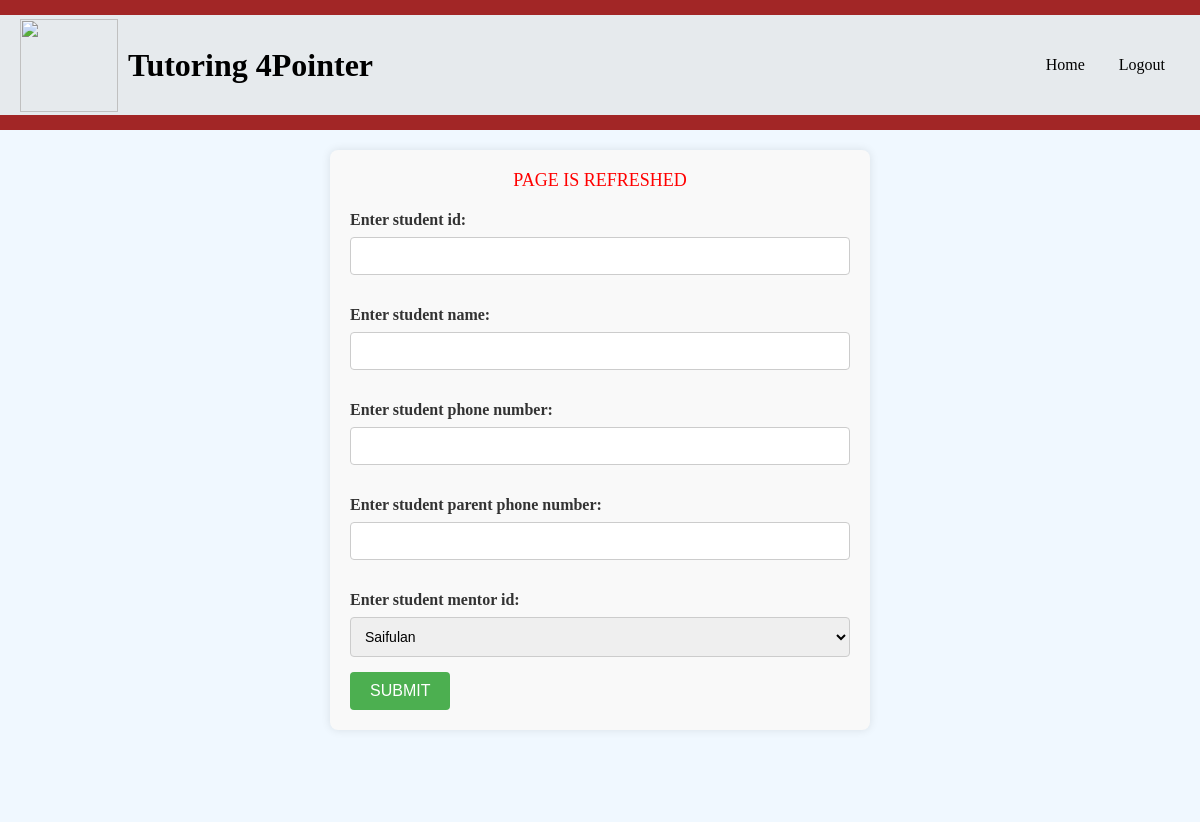
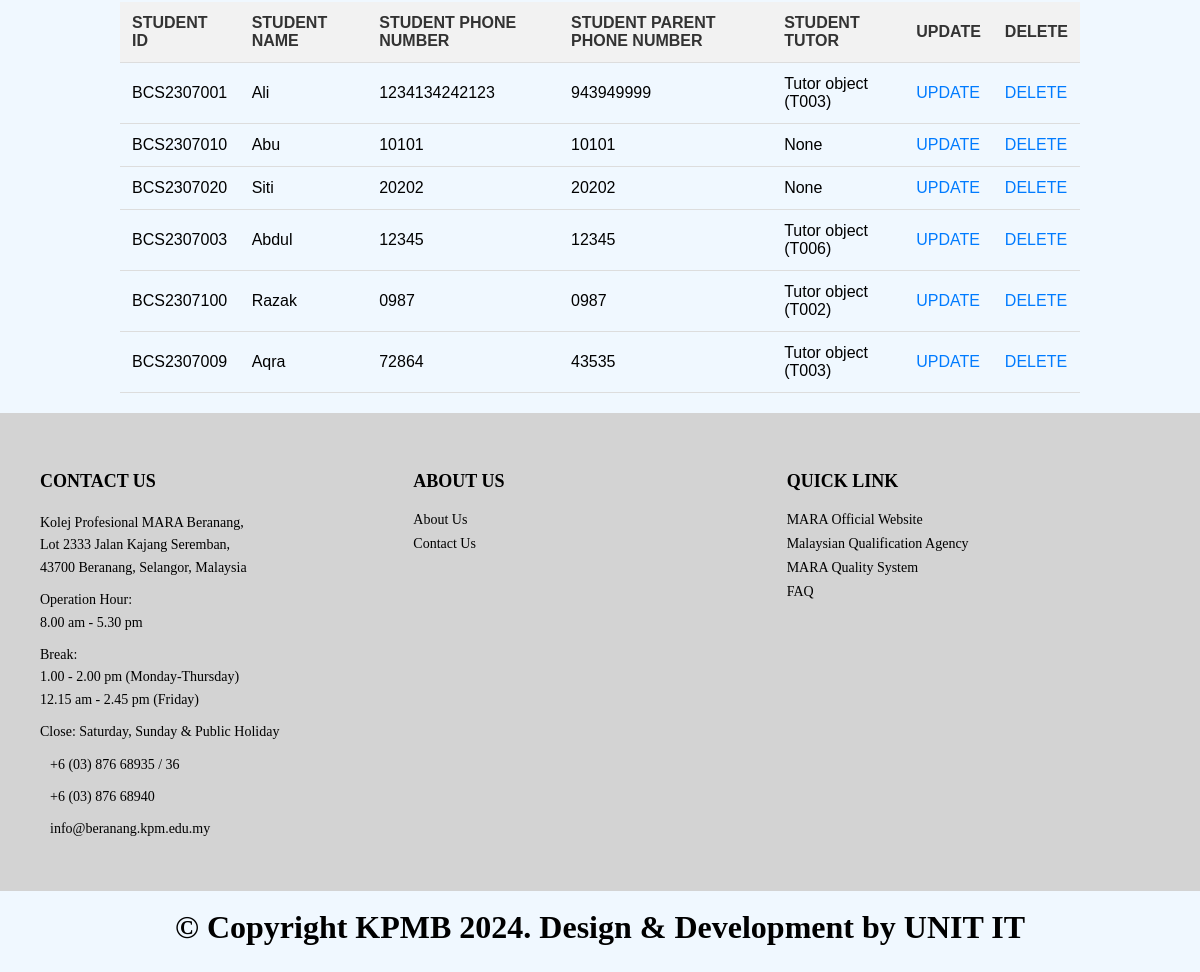
Page /registerstudent on the committed database (2 pictures, top to bottom).
### Tutoring4Pointer/models.py (models this page shows)
class Student(models.Model):
    studentid=models.CharField(max_length=15, primary_key=True)
    studentname=models.TextField(max_length=100)
    studentno=models.CharField(max_length=15)
    parentno=models.CharField(max_length=15)
    studentpassword=models.CharField(max_length=8, default='afiq123')
    tutorid=models.ForeignKey(Tutor, on_delete=models.CASCADE, null=True)

class Tutor(models.Model):
    tutorid=models.CharField(max_length=15, primary_key=True)
    tutorname=models.TextField(max_length=100)
    tutorno=models.CharField(max_length=15)
    tutorpassword=models.CharField(max_length=8, default='afiq123')

### Tutoring4Pointer/views.py (the view, shortened to what this page needs)
# urls.py: path('registerstudent', views.registerstudent, name='registerstudent'),
def registerstudent(request):
    stututor1 = Student.objects.all()
    mytutor = Tutor.objects.all()
    context = {
        'stututor1': stututor1,  # Students list for table display
        'mytutor': mytutor,  # Mentors list for dropdown
        'message': 'PAGE IS REFRESHED',
    }
    return render(request, 'registerstudent.html', context)

### MyEdu_Clinic/Tutoring4Pointer/templates/registerstudent.html (shortened to what this page needs)
<!DOCTYPE html>
<head>
</head>
<body>
    <header id="header1">
    </header>
    <header id="header2">
        {% load static %}<img src="{% static 'LogoKPM.png' %}" id="logo1">
        <h1>Tutoring 4Pointer</h1>
        <nav>
            <ul>
                <a href="{% url 'home2' %}">Home</a>
                <a href="{% url 'home' %}">Logout</a>
            </ul>
        </nav>
    </header>
    <header id="header1">
    </header>
    <form action="" method="post">
        <div style="text-align: center; font-size: 18px; color: red; margin-bottom: 20px;">
            {{message}}
        </div>
        <h3> Enter student id:</h3>
        <input type="text" name="studentid" placeholder=""><br>
        <h3> Enter student name:</h3>
        <input type="text" name="studentname" placeholder=""><br>
        <h3> Enter student phone number:</h3>
        <input type="text" name="studentno" placeholder=""><br>
        <h3> Enter student parent phone number:</h3>
        <input type="text" name="parentno" placeholder=""><br>
        <h3> Enter student mentor id:</h3>
        <select name="selecttutid">
            {% for n in mytutor %}
            <option value="{{ n.tutorid }}">{{ n.tutorname }}</option>
            {% endfor %}
        </select>
        <br>
        <input type="submit" value="SUBMIT">
    </form>
    <br><br><br>
    <table>
        <tr>
            <th>STUDENT ID</th>
            <th>STUDENT NAME</th>
            <th>STUDENT PHONE NUMBER</th>
            <th>STUDENT PARENT PHONE NUMBER</th>
            <th>STUDENT TUTOR</th>
            <th>UPDATE</th>
            <th>DELETE</th>
        </tr>
        {% for x in stututor1 %}
        <tr>
            <td>{{ x.studentid }}</td>
            <td>{{ x.studentname }}</td>
            <td>{{ x.studentno }}</td>
            <td>{{ x.parentno }}</td>
            <td>{{ x.tutorid }}</td>
            <td><a href="{% url 'updatestudent' x.studentid %}">UPDATE</a></td>
            <td><a href="viewdelete/{{ x.studid }}">DELETE</a></td>
        </tr>
        {% endfor %}
    </table>
    <footer class="footer">
        <div class="contact-info">
            <h3>CONTACT US</h3>
            <p>Kolej Profesional MARA Beranang,<br>Lot 2333 Jalan Kajang Seremban,<br>43700 Beranang, Selangor, Malaysia</p>
            <p>Operation Hour:<br>8.00 am - 5.30 pm</p>
            <p>Break:<br>1.00 - 2.00 pm (Monday-Thursday)<br>12.15 am - 2.45 pm (Friday)</p>
            <p>Close: Saturday, Sunday & Public Holiday</p>
            <p> +6 (03) 876 68935 / 36</p>
            <p> +6 (03) 876 68940</p>
            <p> info@beranang.kpm.edu.my</p>
        </div>
        <div>
            <h3>ABOUT US</h3>
            <a href="#">About Us</a>
            <a href="">Contact Us</a>
        </div>
        <div>
            <h3>QUICK LINK</h3>
            <a href="#">MARA Official Website</a>
            <a href="#">Malaysian Qualification Agency</a>
            <a href="#">MARA Quality System</a>
            <a href="#">FAQ</a>
        </div>
    </footer>
    <br>
    <h1>© Copyright KPMB 2024. Design & Development by UNIT IT</h1>
    <br><br><br>
</body>
</html>

### MyEdu_Clinic/Tutoring4Pointer/templates/registerstudent.html (style rules this page uses)
body { background-color: #F0F8FF; margin: 0; background-size: cover; background-position-y: 100px; height: 100vh; }
#header1 { background-color: rgba(160, 30, 30, 0.959); display: flex; align-items: center; height: 15px; }
#header2 { background-color: rgba(223, 223, 223, 0.573); display: flex; align-items: center; padding: 20px; height: 60px; margin: 0px; text-align: right; }
#logo1 { width: 98px; height: 93px; margin: 0px 0px; }
h1 { text-align: center; margin: 0 10px; }
nav { margin-left: auto; }
nav a { margin: 0 15px; text-decoration: none; color: black; }
.footer { display: flex; justify-content: space-between; padding: 40px; background-color: lightgray; }
.footer div { width: 43%; }
.footer h3 { margin-bottom: 20px; font-size: 18px; }
.footer p { font-size: 14px; line-height: 1.6; margin: 0; }
.footer a { display: block; color: black; margin: 8px 0; font-size: 14px; text-decoration: none; }
.contact-info p { margin-bottom: 10px; }
h1 { text-align: center; }
form { background-color: #f9f9f9; padding: 20px; margin: 20px auto; border-radius: 8px; max-width: 500px; box-shadow: 0px 0px 10px rgba(0, 0, 0, 0.1); }
form h3 { font-size: 16px; margin-bottom: 8px; color: #333; }
input[type="text"], select { width: 100%; padding: 10px; margin-bottom: 15px; border: 1px solid #ccc; border-radius: 4px; box-sizing: border-box; font-size: 14px; }
input[type="submit"] { background-color: #4CAF50; color: white; padding: 10px 20px; border: none; border-radius: 4px; cursor: pointer; font-size: 16px; transition: background-color 0.3s ease; }
table { width: 80%; margin: 20px auto; border-collapse: collapse; font-family: Arial, sans-serif; }
table th, table td { padding: 12px; text-align: left; border-bottom: 1px solid #ddd; }
table th { background-color: #f2f2f2; color: #333; font-weight: bold; }
table a { color: #007BFF; text-decoration: none; }

### rows in the picture
Student: studentid "BCS2307001", studentname "Ali", studentno "1234134242123", parentno "943949999", tutorid "Tutor object (T003)"
Student: studentid "BCS2307010", studentname "Abu", studentno "10101", parentno "10101", tutorid "None"
Student: studentid "BCS2307020", studentname "Siti", studentno "20202", parentno "20202", tutorid "None"
Student: studentid "BCS2307003", studentname "Abdul", studentno "12345", parentno "12345", tutorid "Tutor object (T006)"
Student: studentid "BCS2307100", studentname "Razak", studentno "0987", parentno "0987", tutorid "Tutor object (T002)"
Student: studentid "BCS2307009", studentname "Aqra", studentno "72864", parentno "43535", tutorid "Tutor object (T003)"

### other values in the picture
{{ message }} "PAGE IS REFRESHED"
form field selecttutid "Saifulan"
